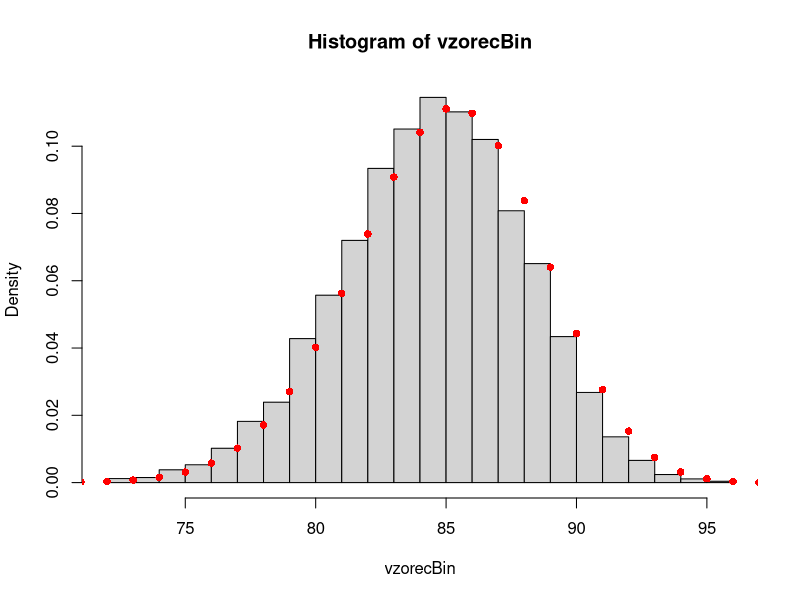
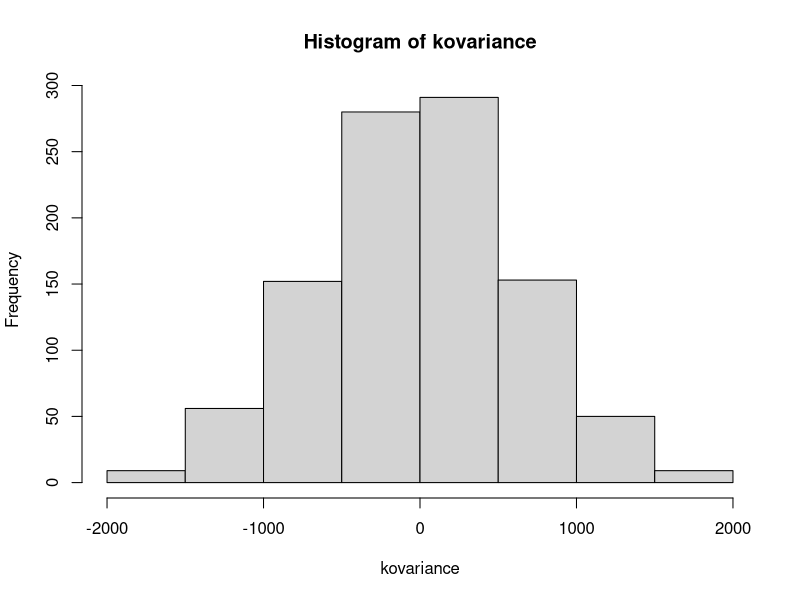

These charts were generated, in order, by the following R code:
## 2. naloga (teza novorojenčkov)
z0.05 = qnorm(0.05)
sigma = (2500-3300)/z0.05

# poiscimo se sredino intervala med 2500 in 4100
# da se prepricamo, da je 3300 res populacijsko povprecje
(4100+2500)/2

# b. izracun IQR, za populacijo
qnorm(c(0.25,0.75),mean=3300,sd=sigma)
# c. percentil za 2900g
pnorm(2900,mean=3300,sd=sigma)
# d. percentil za 2900 na podlagi vzorca
n = 500
vzorec = rnorm(n,mean=3300,sd=sigma)
# izracun vzorcnega percentila
sum(vzorec <= 2900)/n # precej nenatancne ocene
# drugace
#mean(vzorec <=2900)

# e. 90% IZ za povprecje
# povpr +/- kriticna * SE
povp = mean(vzorec)
SEpop = sigma/sqrt(n)
SEvzorec = sd(vzorec)/sqrt(n)
# IZ na podlagi SEpop
kritPop = qnorm(0.05)# percentil std. norm. porazdelitve (NEGATIVEN)
kritPop = abs(kritPop)
c(povp - kritPop*SEpop, povp + kritPop*SEpop)
# IZ na podlagi SEvzorec
kritVzorec = qt(0.95,df=n-1) #(POZITIVEN)
c(povp - kritVzorec*SEvzorec, povp + kritVzorec*SEvzorec)

# 4. naloga
N = 1500
x = 1:5
px = c(1/15,1/5,4/15,2/5,1/15)
# pricakovana vrednost po definiciji
Ex = sum(x*px)
# zapisi populacijo
frek = N*px
populacija = NULL
for(i in 1:5){
  populacija = c(populacija,rep(x[i],frek[i]))
}
table(populacija)
# tmp = rep(x,frek) # krajse
# pricakovana vrednost iz "populacije"
ExPop = mean(populacija)

# varianca po definiciji
#E((X - E(X))^2)
# E(f(X)) = sum_i f(x_i) p(x_i)
# f(X) = (X - E(X))^2

fx = (x-Ex)^2
varX = sum(fx*px)
# varianca iz populacije (spr. "populacija")
varXPop = var(populacija)*(N-1)/N

# izberi vzorec s ponavljanjem iz "populacije"
sample(populacija,15,replace = TRUE)
sample(x,15,replace=TRUE,prob=px)

# 5. naloga
# X ~ Bernoulli(pi = 0.85)
vzorec = as.numeric(runif(100) < 0.85)
table(vzorec)
# tocka b doma
# tocka c
# generirajmo veliko vzorcev (n=100) iz Bernoullijeve porazd. -> sum
vzorecBin = replicate(10000,sum(as.numeric(runif(100) < 0.85)))
# tako dobimo opazovanje iz Bin(n=100,pi)
# narisemo opazovanja in 
hist(vzorecBin,breaks=20,freq=FALSE)
#cez teoreticno porazd. Bin(n=100,pi=0.85)
verjBin = dbinom(0:100,size = 100,prob=0.85)
points(0:100,verjBin,col="red",pch=16)
# poglejte projekt o biserih pri RPS za lepsi izris grafa

# 6. naloga
n = 1000
xEU = rnorm(n, mean=500,sd=100)
xZDA = rnorm(n, mean=500,sd=200)
cov(xEU,xZDA)
cor(xEU,xZDA)
# simulacija za boljso oceno kovariance
kovariance = NULL
for(i in 1:1000){
  xEU = rnorm(n, mean=500,sd=100)
  xZDA = rnorm(n, mean=500,sd=200)
  kovariance = c(kovariance,cov(xEU,xZDA))
}
hist(kovariance)
mean(kovariance)

# oziroma iz 1 samega vzorca EU in ZDA, ki je ZELO velik
# pokazite s simulacijami, da je kovarianca
# cov(xEU, xEU-xZDA) = var(xEU)
